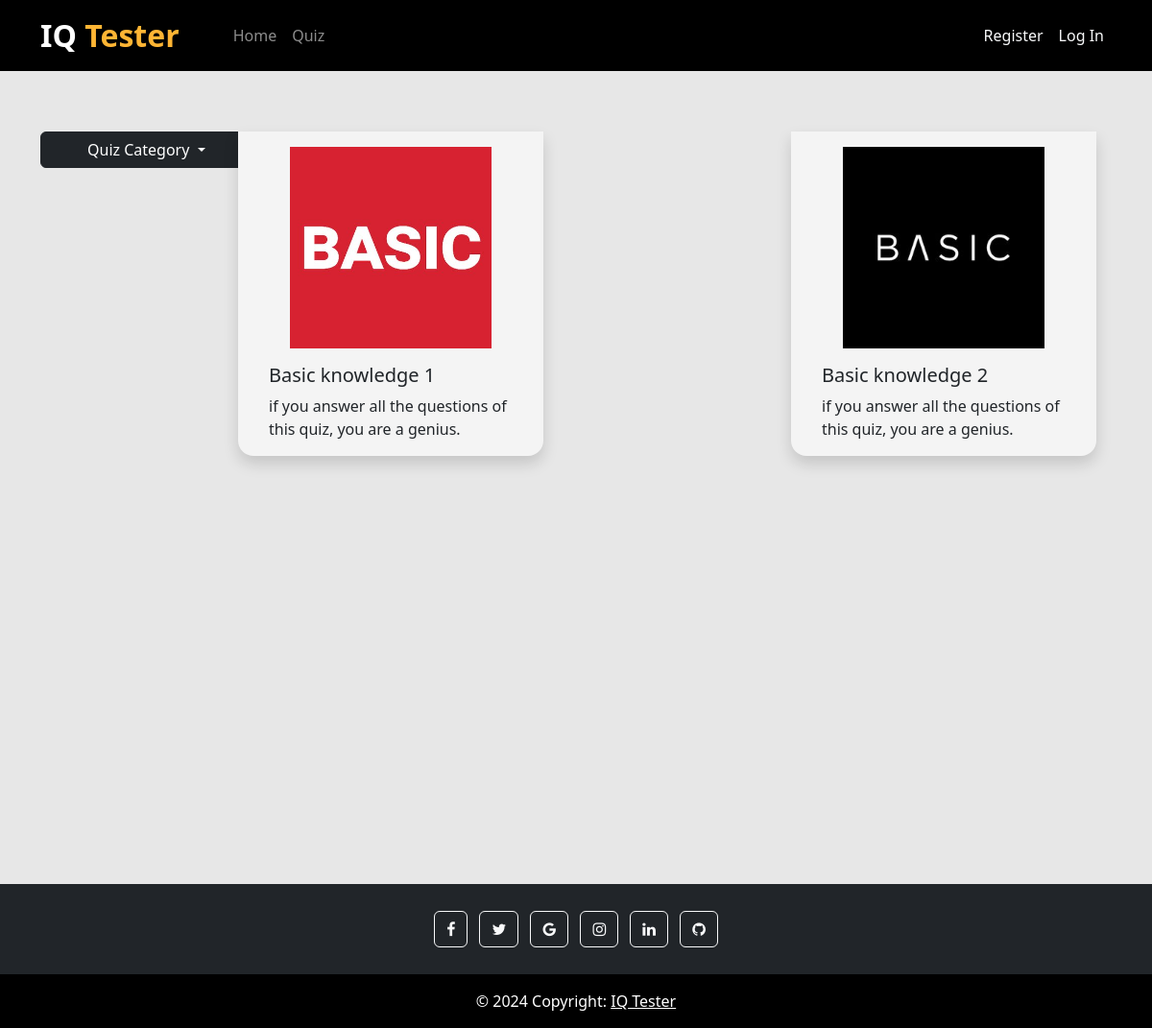
The app's page /category/general-knowledge/ with its own data.
### quiz/models.py (models this page shows, shortened)
class Quiz(models.Model):
    title = models.CharField(max_length=100)
    description = models.TextField()
    image = models.ImageField(upload_to='quiz/media/images/', blank=True, null=True)
    category = models.ManyToManyField(Category)
    has_time_limit = models.BooleanField(default=False)
    time_limit_minutes = models.PositiveIntegerField(blank=True, null=True)
    created_at = models.DateTimeField(auto_now_add=True)

### core/views.py (the view)
# urls.py: path('category/<slug:category_slug>/', quizes, name='category_slug_quizes'),
def quizes(req, category_slug = None) :
    data = Quiz.objects.all()
    if category_slug is not None :
        cate = Category.objects.get(slug=category_slug)
        data = Quiz.objects.filter(category=cate)
    category = Category.objects.all()
    return render(req, 'quizes.html', {'data' : data, 'category' : category})

### core/templates/quizes.html (shortened to what this page needs)
{% extends "base.html" %}
{% block content %}
<section class="container mt-5">
    <div class="row">
        <div class="dropdown col-2 mt-3">
            <button class="btn btn-dark dropdown-toggle px-5" type="button" data-bs-toggle="dropdown" aria-expanded="false">
              Quiz Category
            </button>
        </div>
        <div class="mb-5 col-10">
            <div class="d-flex flex-wrap justify-content-between">
            {% for quiz in data %}
            <a href="{% url "quiz_page" quiz.id %}" style="width:350px;" class="p-3 text-decoration-none">
                <div style="background-color:#F4F4F4" class="card border-0 rounded-0 shadow rounded-bottom-4">
                  <div class="p-3">
                    <div class="">
                      <div>
                        <img style="width:285px; height:210px; object-fit: contain;" src="{{quiz.image.url}}" alt="Car Image">
                      </div>
                      <div class="p-3 pb-0">
                        <h5 class="card-title">{{quiz.title}}</h5>
                        <p class="card-text">{{quiz.description | truncatewords:14 }}</p>
                      </div>
                    </div>
                  </div>
                </div>
            </a>
              {% endfor %}
            </div>
          </div>
    </div>
</section>
{% endblock content %}

### records on screen
Quiz: image (picture), title "Basic knowledge 1", description "if you answer all the questions of this quiz, you are a genius."
Quiz: image (picture), title "Basic knowledge 2", description "if you answer all the questions of this quiz, you are a genius."
